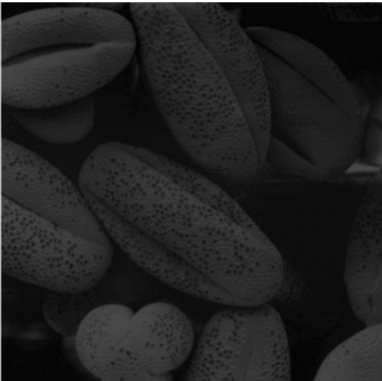
#> input picture BTLXLA_B20DCDT102_Phạm Trung Kiên/Gray-Image-Equalization/image.png, 382 x 381 px, found by its file name
$ python can_bang_luoc_do_xam.py
#> lines starting #> are read from the running program, lines starting #| are printed output that depends on the picture
#> in plot, img is the input picture: PIL image 382x381 RGBA; mean R, G, B, A 33.4, 33.4, 33.4, 255

import matplotlib.pyplot as plt
from PIL import Image


def transform(img):
    width, height = img.size
#> width = 382; height = 381

    tan_xuat= {}

    for y in range(height):
        for x in range(width):
            do_xam = img.getpixel((x, y))
            if do_xam in tan_xuat:
                tan_xuat[do_xam] += 1
            else:
                tan_xuat[do_xam] = 1
#> after the loop, tan_xuat = 137 items
    key_sorted=sorted(tan_xuat.keys())
#> key_sorted = 137 values from 2 to 255
    bien_doi = 0
    for key in key_sorted:
        bien_doi += 255*(tan_xuat[key]/(width*height))
        tan_xuat[key]=round(bien_doi)
#> this loop made 137 passes
#> bien_doi on passes 1 to 12: 0.00175, 0.0929, 1.66, 5.28, 15.85, 17.23, 18.47, 20, 22.44, 25.7, 35.33, 51.28
#> after the loop, bien_doi = 255

    for y in range(height):
        for x in range(width):
            pixel_value = img.getpixel((x, y))

            img.putpixel((x, y), tan_xuat[pixel_value])
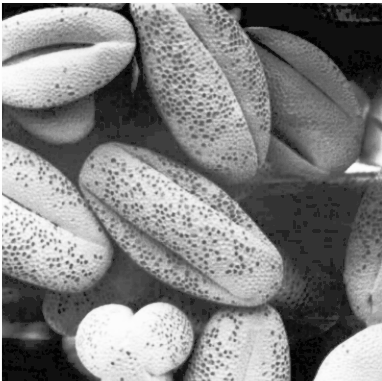
#> img: PIL image 382x381 L; min 0, max 255, mean 130.1

    return img

def plot(image_path):
    # Đọc hình ảnh
    img = Image.open(image_path)
    img = img.convert('L')

    # Hiển thị hình ảnh ban đầu
    plt.figure(figsize=(8, 4))
    plt.subplot(1, 2, 1)
    plt.title('Original Image')
    plt.imshow(img,cmap='gray')
    plt.axis('off')
    img = transform(img)

    plt.subplot(1, 2, 2)
    plt.title('Tranformed Image')
    plt.imshow(img,cmap='gray')
    plt.axis('off')

    plt.tight_layout()
    plt.show()
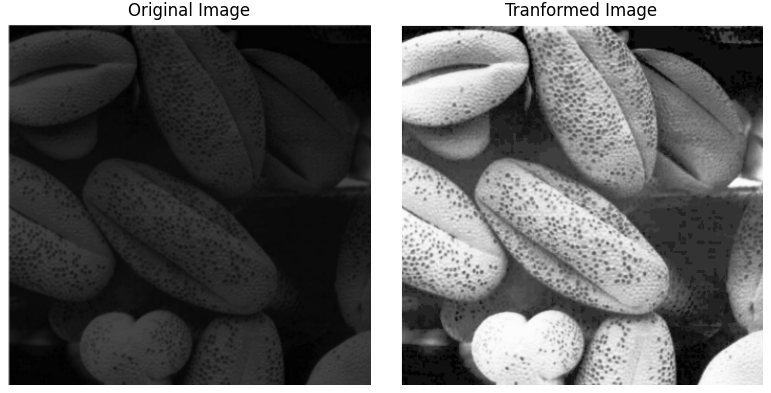
#> figure drawn by matplotlib, 2 panels

plot("Gray-Image-Equalization\image.png")
